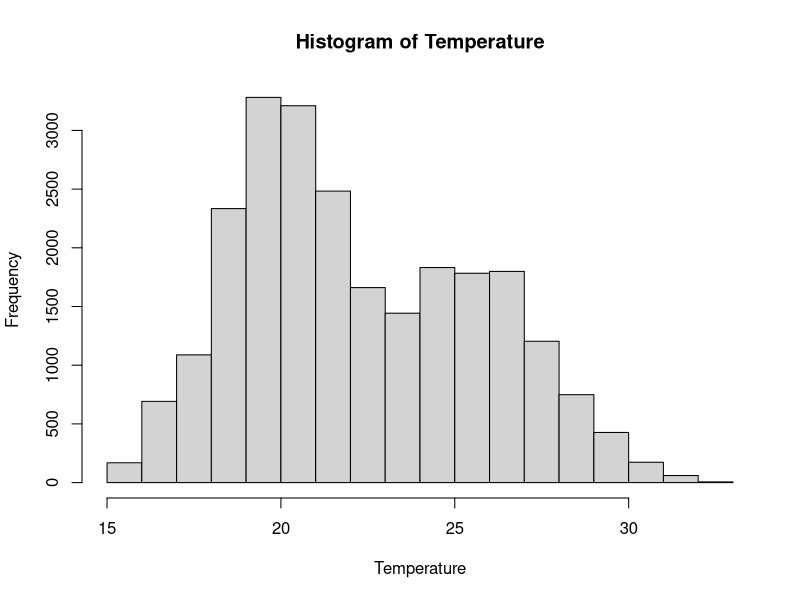
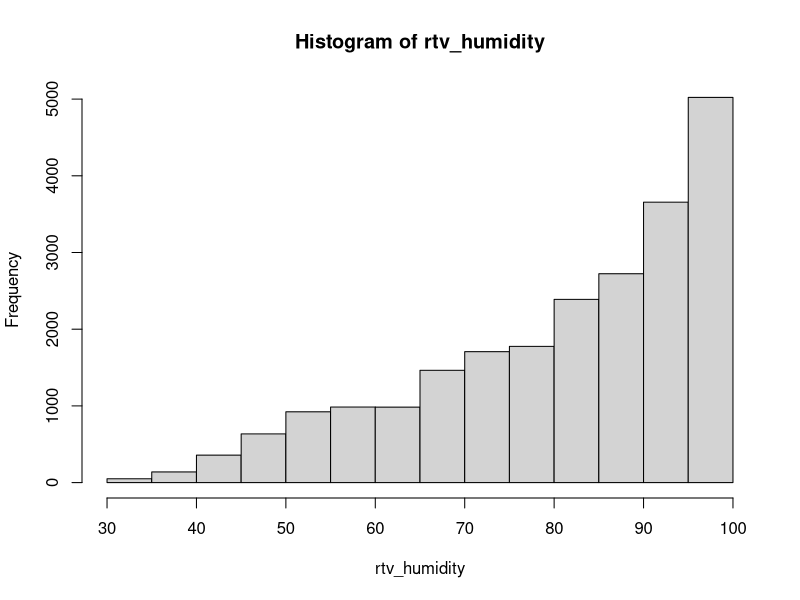
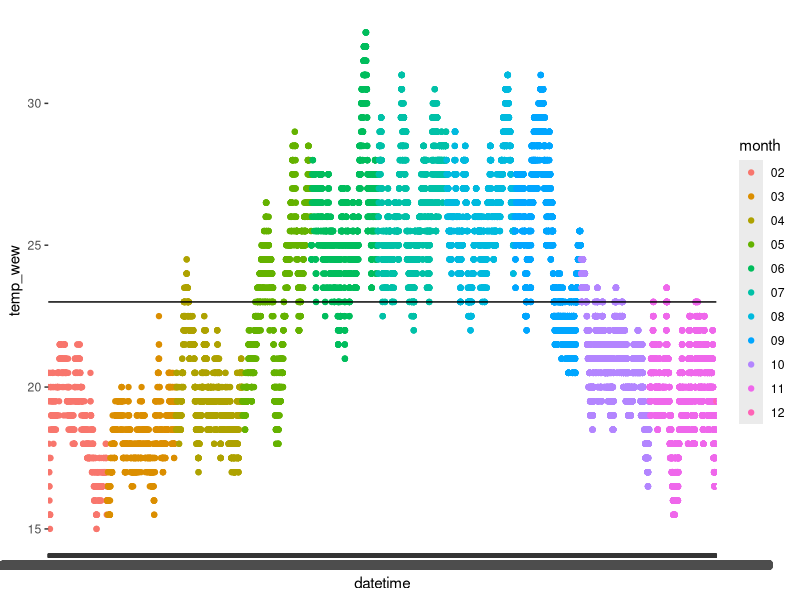
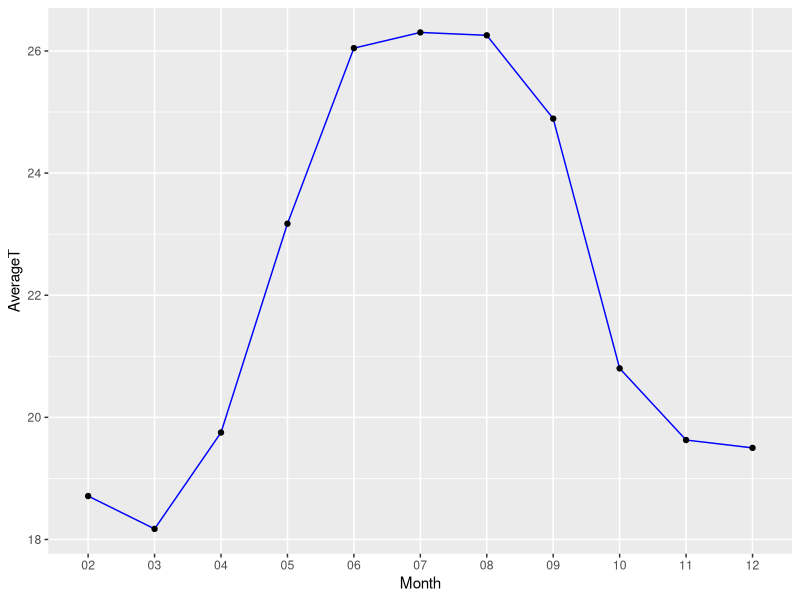
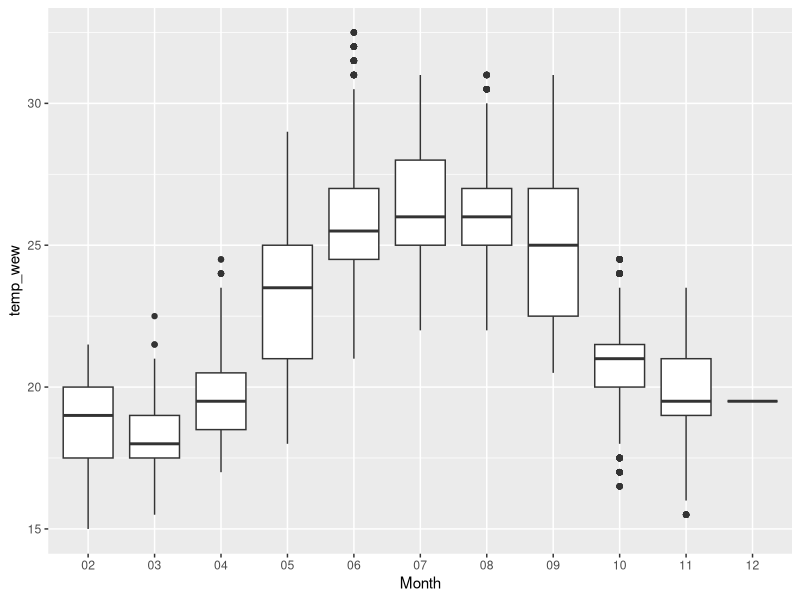
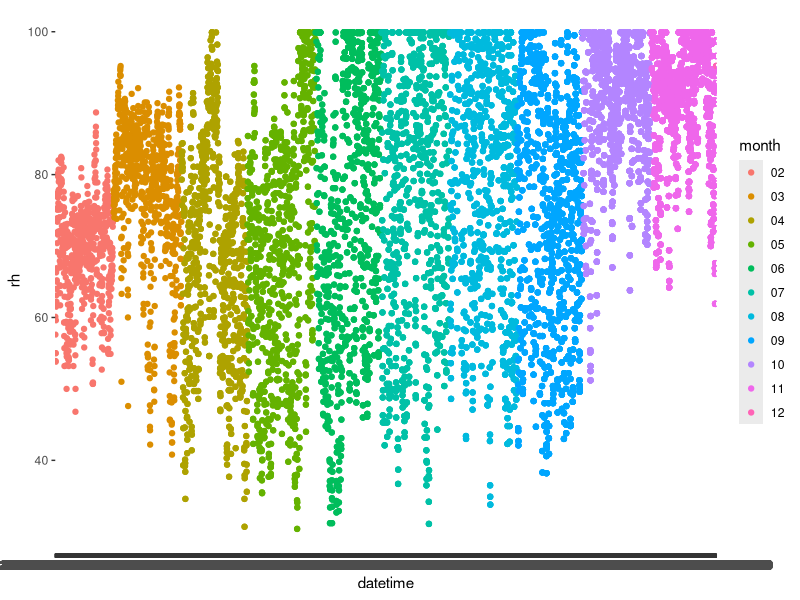
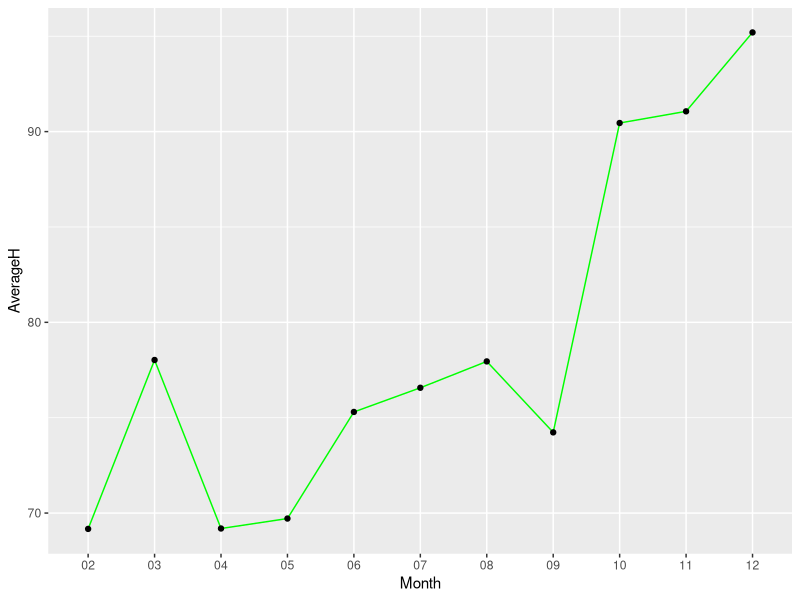
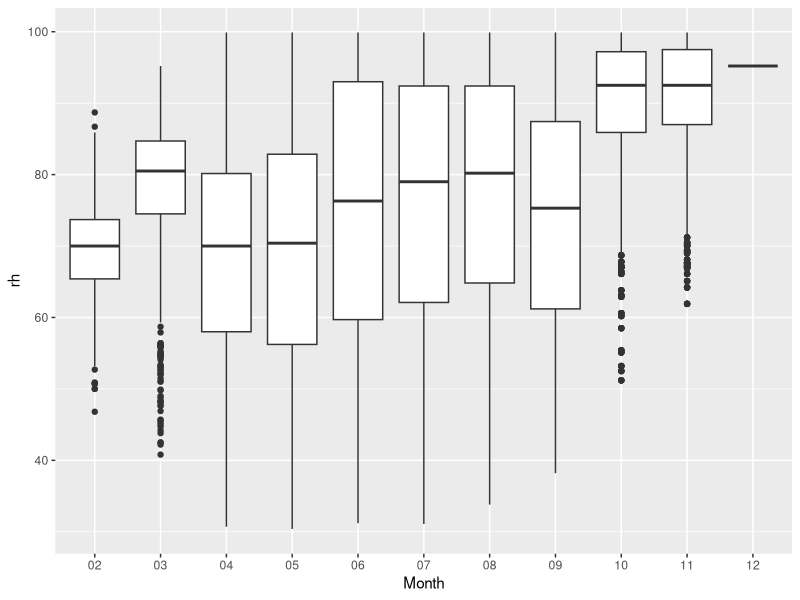

Write the R code that produced these figures, in order.
## ---- chunk 1
file <- read.csv("tempch4.txt")
library(tidyverse)
## ---- chunk 2
glimpse(file)
## ---- chunk 3
data2 <- separate(file, col = datetime, into = c("Date", "Time"), sep = " ")
data <- separate(data2, col = Date, into = c("Year", "Month", "Day"), sep = "-")
## ---- chunk 4
data |> 
summary()
## ---- chunk 5
data |> 
  summarise(VarT = var(temp_wew), VarH = var(rh, na.rm = TRUE), StdT = sd(temp_wew), StdH = sd(rh, na.rm = TRUE))
## ---- chunk 6
file["month"] <- data[["Month"]]
## ---- chunk 7
# Distributio of Temperature
Temperature <- file$temp_wew
hist(Temperature)
## ---- chunk 8
# Distributio of Humidity
rtv_humidity <- file$rh
hist(rtv_humidity)
## ---- chunk 9
file |> 
  ggplot(aes(x= datetime, y = temp_wew, colour = month)) +
  geom_point()+
  geom_hline(yintercept = 23)
## ---- chunk 10
  data |> 
  group_by(Month) |> 
  summarise(AverageT = mean(temp_wew), AverageH = mean(rh, na.rm = TRUE)) |> 
    ggplot(aes(x = Month,y =AverageT, group = 1)) +
  geom_line(colour = "blue") +
  geom_point() 
## ---- chunk 11
data |> 
  ggplot(aes(y = temp_wew, x = Month))+
  geom_boxplot()
## ---- chunk 12
file |> 
  ggplot(aes(x= datetime, y = rh, colour = month)) +
  geom_point()
## ---- chunk 13
  data |> 
  group_by(Month) |> 
  summarise(AverageT = mean(temp_wew), AverageH = mean(rh, na.rm = TRUE)) |> 
    ggplot(aes(x = Month,y =AverageH, group = 1)) +
  geom_line(colour = "green") +
  geom_point() 
## ---- chunk 14
data |> 
  ggplot(aes(y = rh, x = Month))+
  geom_boxplot()
## ---- chunk 15
data |> 
  group_by(Time) |> 
  summarise(AverageT = mean(temp_wew), AverageH = mean(rh, na.rm = TRUE)) |> 
  ggplot(aes(x = Time,y =AverageT, group = 1)) +
  geom_line(colour = "blue") +
  geom_point() +
  theme(axis.text.x = element_text(angle = 45, hjust = 1))
## ---- chunk 16
data |> 
  filter(Month == "07") |> 
  group_by(Time) |> 
  summarise(AverageT = mean(temp_wew), AverageH = mean(rh, na.rm = TRUE)) |> 
  ggplot(aes(x = Time,y =AverageT, group = 1)) +
  geom_line(colour = "blue") +
  geom_point() +
  theme(axis.text.x = element_text(angle = 45, hjust = 1))
## ---- chunk 17
data |> 
  group_by(Time) |> 
  summarise(AverageT = mean(temp_wew), AverageH = mean(rh, na.rm = TRUE)) |> 
  ggplot(aes(x = Time,y =AverageH, group = 1)) +
  geom_line(colour = "red") +
  geom_point() +
  theme(axis.text.x = element_text(angle = 45, hjust = 1))
## ---- chunk 18
data |> 
  filter(Month == "09") |> 
  group_by(Time) |> 
  summarise(AverageT = mean(temp_wew), AverageH = mean(rh, na.rm = TRUE)) |> 
  ggplot(aes(x = Time,y =AverageH, group = 1)) +
  geom_line(colour = "red") +
  geom_point() +
  theme(axis.text.x = element_text(angle = 45, hjust = 1))
## ---- chunk 19
  data2 |> 
  group_by(Date) |> 
  summarise(Tmax = max(temp_wew), Tmin = min(temp_wew)) |> 
  ggplot() +
  geom_point(aes(x= Date,y = Tmax), color = "red") +
  geom_point(aes(x= Date,y = Tmin), color = "blue") 
  
## ---- chunk 20
data2 |> 
  group_by(Date) |> 
  summarise(Hmax = max(rh), Hmin = min(rh)) |> 
  ggplot() +
  geom_point(aes(x= Date,y = Hmax), color = "red") +
  geom_point(aes(x= Date,y = Hmin, group = 1), color = "blue") 
## ---- chunk 21
data2 |> 
  group_by(Date) |> 
  summarise(ddT = max(temp_wew)-min(temp_wew), ddH = max(rh)-min(rh)) |> 
  ggplot(aes(x= Date, y = ddT, group = 1)) +
  geom_point()
## ---- chunk 22
data2 |> 
  group_by(Date) |> 
  summarise(ddT = max(temp_wew)-min(temp_wew), ddH = max(rh)-min(rh)) |> 
  ggplot(aes(x= Date, y = ddH, group = 1)) +
  geom_point()
